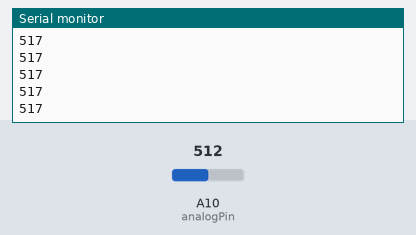
Simulated run of this sketch. Board: Arduino Mega 2560, built with avr-gcc and run on an emulated ATmega2560. Parts: the last lines printed to the serial monitor. The test bench sets the inputs (shaded band); at power-on: A10 (analogPin) = 512.

Above: at 1.2 s.
1.3 s: A10 (analogPin) set to 716
At 1.46 s:
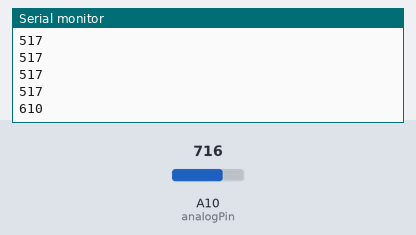
2.8 s: A10 (analogPin) set to 900
At 2.81 s:
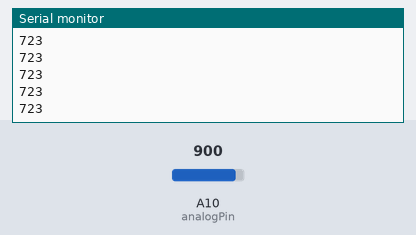
Timing chart, 0 to 5.8 s (numbered marks = the images above; inputs shaded):
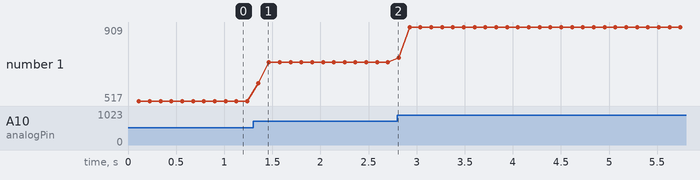

Measured:
- after the input at 1.3 s, the serial monitor: prints a new line after 0.05 s (image 1)
- plotted number 1: 517 → 723 after the input at 1.3 s, 723 → 909 after the input at 2.8 s

The sketch:

test_GSR.ino
```cpp
#define analogPin A10
int dataRaw=0;
int data_sum = 0;
long sum=0;

void setup(){

  Serial.begin(115200);            //  setup serial
  while (!Serial);
  Serial.println("trying");
}
void loop(){
//unsigned long startTime = millis(); // Registra el tiempo de inicio
    long sum = 0;
    for(int i=0;i<=100;i++){
     dataRaw = analogRead(analogPin);    // read the input pin
       sum += dataRaw;
      delay(1);
    }
   data_sum = sum/100;
//   Serial.print("Data: ");
   Serial.println(data_sum);
   //delay(100);
//   unsigned long endTime = millis(); // Registra el tiempo de fin
//   long elapsedTime = endTime - startTime; // Calcula el tiempo transcurrido
//   Serial.print("Elapsed time (ms): ");
//   Serial.println(elapsedTime);
} // Void Loop
```
